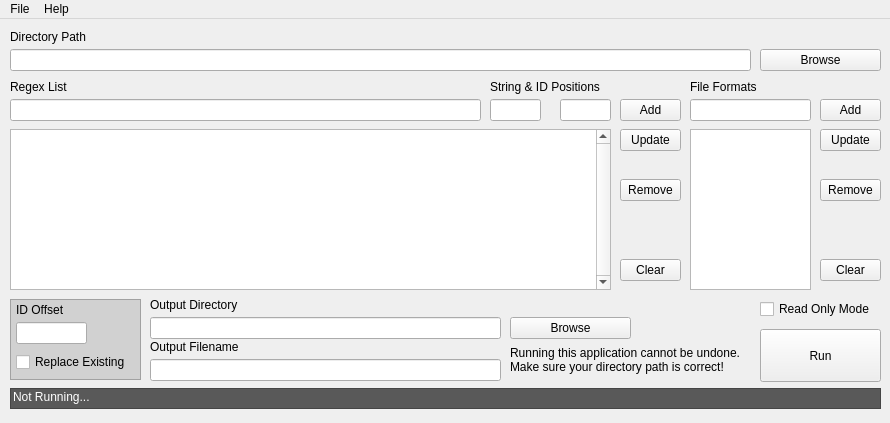
<?xml version="1.0" encoding="UTF-8"?>
<ui version="4.0">
 <class>EtakClass</class>
 <widget class="QMainWindow" name="EtakClass">
  <property name="geometry">
   <rect>
    <x>0</x>
    <y>0</y>
    <width>890</width>
    <height>423</height>
   </rect>
  </property>
  <property name="sizePolicy">
   <sizepolicy hsizetype="Preferred" vsizetype="Preferred">
    <horstretch>0</horstretch>
    <verstretch>0</verstretch>
   </sizepolicy>
  </property>
  <property name="windowTitle">
   <string>Etak</string>
  </property>
  <property name="autoFillBackground">
   <bool>false</bool>
  </property>
  <property name="styleSheet">
   <string notr="true"/>
  </property>
  <widget class="QWidget" name="centralWidget">
   <widget class="QPushButton" name="begin_button">
    <property name="geometry">
     <rect>
      <x>760</x>
      <y>310</y>
      <width>121</width>
      <height>53</height>
     </rect>
    </property>
    <property name="text">
     <string>Run</string>
    </property>
   </widget>
   <widget class="QLabel" name="terminal_output">
    <property name="geometry">
     <rect>
      <x>13</x>
      <y>370</y>
      <width>860</width>
      <height>16</height>
     </rect>
    </property>
    <property name="palette">
     <palette>
      <active>
       <colorrole role="WindowText">
        <brush brushstyle="SolidPattern">
         <color alpha="255">
          <red>255</red>
          <green>255</green>
          <blue>255</blue>
         </color>
        </brush>
       </colorrole>
       <colorrole role="Text">
        <brush brushstyle="SolidPattern">
         <color alpha="255">
          <red>255</red>
          <green>255</green>
          <blue>255</blue>
         </color>
        </brush>
       </colorrole>
       <colorrole role="ButtonText">
        <brush brushstyle="SolidPattern">
         <color alpha="255">
          <red>255</red>
          <green>255</green>
          <blue>255</blue>
         </color>
        </brush>
       </colorrole>
       <colorrole role="ToolTipText">
        <brush brushstyle="SolidPattern">
         <color alpha="255">
          <red>255</red>
          <green>255</green>
          <blue>255</blue>
         </color>
        </brush>
       </colorrole>
       <colorrole role="PlaceholderText">
        <brush brushstyle="SolidPattern">
         <color alpha="128">
          <red>255</red>
          <green>255</green>
          <blue>255</blue>
         </color>
        </brush>
       </colorrole>
      </active>
      <inactive>
       <colorrole role="WindowText">
        <brush brushstyle="SolidPattern">
         <color alpha="255">
          <red>255</red>
          <green>255</green>
          <blue>255</blue>
         </color>
        </brush>
       </colorrole>
       <colorrole role="Text">
        <brush brushstyle="SolidPattern">
         <color alpha="255">
          <red>255</red>
          <green>255</green>
          <blue>255</blue>
         </color>
        </brush>
       </colorrole>
       <colorrole role="ButtonText">
        <brush brushstyle="SolidPattern">
         <color alpha="255">
          <red>255</red>
          <green>255</green>
          <blue>255</blue>
         </color>
        </brush>
       </colorrole>
       <colorrole role="ToolTipText">
        <brush brushstyle="SolidPattern">
         <color alpha="255">
          <red>255</red>
          <green>255</green>
          <blue>255</blue>
         </color>
        </brush>
       </colorrole>
       <colorrole role="PlaceholderText">
        <brush brushstyle="SolidPattern">
         <color alpha="128">
          <red>255</red>
          <green>255</green>
          <blue>255</blue>
         </color>
        </brush>
       </colorrole>
      </inactive>
      <disabled>
       <colorrole role="WindowText">
        <brush brushstyle="SolidPattern">
         <color alpha="255">
          <red>120</red>
          <green>120</green>
          <blue>120</blue>
         </color>
        </brush>
       </colorrole>
       <colorrole role="Text">
        <brush brushstyle="SolidPattern">
         <color alpha="255">
          <red>120</red>
          <green>120</green>
          <blue>120</blue>
         </color>
        </brush>
       </colorrole>
       <colorrole role="ButtonText">
        <brush brushstyle="SolidPattern">
         <color alpha="255">
          <red>120</red>
          <green>120</green>
          <blue>120</blue>
         </color>
        </brush>
       </colorrole>
       <colorrole role="ToolTipText">
        <brush brushstyle="SolidPattern">
         <color alpha="255">
          <red>255</red>
          <green>255</green>
          <blue>255</blue>
         </color>
        </brush>
       </colorrole>
       <colorrole role="PlaceholderText">
        <brush brushstyle="SolidPattern">
         <color alpha="128">
          <red>0</red>
          <green>0</green>
          <blue>0</blue>
         </color>
        </brush>
       </colorrole>
      </disabled>
     </palette>
    </property>
    <property name="text">
     <string>Not Running...</string>
    </property>
   </widget>
   <widget class="QLineEdit" name="regex_line_edit">
    <property name="geometry">
     <rect>
      <x>10</x>
      <y>80</y>
      <width>471</width>
      <height>22</height>
     </rect>
    </property>
   </widget>
   <widget class="QLabel" name="regex_label">
    <property name="geometry">
     <rect>
      <x>10</x>
      <y>60</y>
      <width>211</width>
      <height>16</height>
     </rect>
    </property>
    <property name="text">
     <string>Regex List</string>
    </property>
   </widget>
   <widget class="QPushButton" name="regex_add_button">
    <property name="geometry">
     <rect>
      <x>620</x>
      <y>80</y>
      <width>61</width>
      <height>22</height>
     </rect>
    </property>
    <property name="text">
     <string>Add</string>
    </property>
   </widget>
   <widget class="QPushButton" name="regex_remove_button">
    <property name="geometry">
     <rect>
      <x>620</x>
      <y>160</y>
      <width>61</width>
      <height>22</height>
     </rect>
    </property>
    <property name="text">
     <string>Remove</string>
    </property>
   </widget>
   <widget class="QPushButton" name="files_remove_button">
    <property name="geometry">
     <rect>
      <x>820</x>
      <y>160</y>
      <width>61</width>
      <height>22</height>
     </rect>
    </property>
    <property name="text">
     <string>Remove</string>
    </property>
   </widget>
   <widget class="QLineEdit" name="files_line_edit">
    <property name="geometry">
     <rect>
      <x>690</x>
      <y>80</y>
      <width>121</width>
      <height>22</height>
     </rect>
    </property>
    <property name="maxLength">
     <number>7</number>
    </property>
   </widget>
   <widget class="QLabel" name="files_label">
    <property name="geometry">
     <rect>
      <x>690</x>
      <y>60</y>
      <width>121</width>
      <height>16</height>
     </rect>
    </property>
    <property name="text">
     <string>File Formats</string>
    </property>
   </widget>
   <widget class="QPushButton" name="files_add_button">
    <property name="geometry">
     <rect>
      <x>820</x>
      <y>80</y>
      <width>61</width>
      <height>22</height>
     </rect>
    </property>
    <property name="text">
     <string>Add</string>
    </property>
   </widget>
   <widget class="QLineEdit" name="directory_line_edit">
    <property name="geometry">
     <rect>
      <x>10</x>
      <y>30</y>
      <width>741</width>
      <height>22</height>
     </rect>
    </property>
   </widget>
   <widget class="QLabel" name="directory_label">
    <property name="geometry">
     <rect>
      <x>10</x>
      <y>10</y>
      <width>271</width>
      <height>16</height>
     </rect>
    </property>
    <property name="text">
     <string>Directory Path</string>
    </property>
   </widget>
   <widget class="QLabel" name="output_file_label">
    <property name="geometry">
     <rect>
      <x>150</x>
      <y>320</y>
      <width>101</width>
      <height>16</height>
     </rect>
    </property>
    <property name="text">
     <string>Output Filename</string>
    </property>
   </widget>
   <widget class="QLineEdit" name="output_file_line_edit">
    <property name="geometry">
     <rect>
      <x>150</x>
      <y>340</y>
      <width>351</width>
      <height>22</height>
     </rect>
    </property>
   </widget>
   <widget class="QLineEdit" name="offset_line_edit">
    <property name="geometry">
     <rect>
      <x>16</x>
      <y>303</y>
      <width>71</width>
      <height>22</height>
     </rect>
    </property>
   </widget>
   <widget class="QLabel" name="offset_label">
    <property name="geometry">
     <rect>
      <x>16</x>
      <y>283</y>
      <width>71</width>
      <height>16</height>
     </rect>
    </property>
    <property name="text">
     <string>ID Offset</string>
    </property>
   </widget>
   <widget class="QCheckBox" name="replace_checkbox">
    <property name="geometry">
     <rect>
      <x>16</x>
      <y>333</y>
      <width>121</width>
      <height>20</height>
     </rect>
    </property>
    <property name="text">
     <string>Replace Existing</string>
    </property>
   </widget>
   <widget class="QFrame" name="frame">
    <property name="geometry">
     <rect>
      <x>10</x>
      <y>280</y>
      <width>131</width>
      <height>81</height>
     </rect>
    </property>
    <property name="palette">
     <palette>
      <active>
       <colorrole role="Base">
        <brush brushstyle="SolidPattern">
         <color alpha="255">
          <red>255</red>
          <green>255</green>
          <blue>255</blue>
         </color>
        </brush>
       </colorrole>
       <colorrole role="Window">
        <brush brushstyle="SolidPattern">
         <color alpha="255">
          <red>209</red>
          <green>209</green>
          <blue>209</blue>
         </color>
        </brush>
       </colorrole>
      </active>
      <inactive>
       <colorrole role="Base">
        <brush brushstyle="SolidPattern">
         <color alpha="255">
          <red>255</red>
          <green>255</green>
          <blue>255</blue>
         </color>
        </brush>
       </colorrole>
       <colorrole role="Window">
        <brush brushstyle="SolidPattern">
         <color alpha="255">
          <red>209</red>
          <green>209</green>
          <blue>209</blue>
         </color>
        </brush>
       </colorrole>
      </inactive>
      <disabled>
       <colorrole role="Base">
        <brush brushstyle="SolidPattern">
         <color alpha="255">
          <red>209</red>
          <green>209</green>
          <blue>209</blue>
         </color>
        </brush>
       </colorrole>
       <colorrole role="Window">
        <brush brushstyle="SolidPattern">
         <color alpha="255">
          <red>209</red>
          <green>209</green>
          <blue>209</blue>
         </color>
        </brush>
       </colorrole>
      </disabled>
     </palette>
    </property>
    <property name="autoFillBackground">
     <bool>true</bool>
    </property>
    <property name="frameShape">
     <enum>QFrame::StyledPanel</enum>
    </property>
    <property name="frameShadow">
     <enum>QFrame::Plain</enum>
    </property>
    <property name="lineWidth">
     <number>3</number>
    </property>
   </widget>
   <widget class="QFrame" name="frame_2">
    <property name="geometry">
     <rect>
      <x>10</x>
      <y>369</y>
      <width>871</width>
      <height>21</height>
     </rect>
    </property>
    <property name="palette">
     <palette>
      <active>
       <colorrole role="Base">
        <brush brushstyle="SolidPattern">
         <color alpha="255">
          <red>255</red>
          <green>255</green>
          <blue>255</blue>
         </color>
        </brush>
       </colorrole>
       <colorrole role="Window">
        <brush brushstyle="SolidPattern">
         <color alpha="255">
          <red>89</red>
          <green>89</green>
          <blue>89</blue>
         </color>
        </brush>
       </colorrole>
      </active>
      <inactive>
       <colorrole role="Base">
        <brush brushstyle="SolidPattern">
         <color alpha="255">
          <red>255</red>
          <green>255</green>
          <blue>255</blue>
         </color>
        </brush>
       </colorrole>
       <colorrole role="Window">
        <brush brushstyle="SolidPattern">
         <color alpha="255">
          <red>89</red>
          <green>89</green>
          <blue>89</blue>
         </color>
        </brush>
       </colorrole>
      </inactive>
      <disabled>
       <colorrole role="Base">
        <brush brushstyle="SolidPattern">
         <color alpha="255">
          <red>89</red>
          <green>89</green>
          <blue>89</blue>
         </color>
        </brush>
       </colorrole>
       <colorrole role="Window">
        <brush brushstyle="SolidPattern">
         <color alpha="255">
          <red>89</red>
          <green>89</green>
          <blue>89</blue>
         </color>
        </brush>
       </colorrole>
      </disabled>
     </palette>
    </property>
    <property name="autoFillBackground">
     <bool>true</bool>
    </property>
    <property name="frameShape">
     <enum>QFrame::StyledPanel</enum>
    </property>
    <property name="frameShadow">
     <enum>QFrame::Plain</enum>
    </property>
    <property name="lineWidth">
     <number>3</number>
    </property>
   </widget>
   <widget class="QLineEdit" name="position_string_line_edit">
    <property name="geometry">
     <rect>
      <x>490</x>
      <y>80</y>
      <width>51</width>
      <height>22</height>
     </rect>
    </property>
   </widget>
   <widget class="QLabel" name="position_label">
    <property name="geometry">
     <rect>
      <x>490</x>
      <y>60</y>
      <width>121</width>
      <height>16</height>
     </rect>
    </property>
    <property name="text">
     <string>String &amp; ID Positions</string>
    </property>
   </widget>
   <widget class="QLabel" name="warning_label">
    <property name="geometry">
     <rect>
      <x>510</x>
      <y>320</y>
      <width>251</width>
      <height>41</height>
     </rect>
    </property>
    <property name="text">
     <string>Running this application cannot be undone.
Make sure your directory path is correct!</string>
    </property>
   </widget>
   <widget class="QListWidget" name="files_list_widget">
    <property name="geometry">
     <rect>
      <x>690</x>
      <y>110</y>
      <width>121</width>
      <height>161</height>
     </rect>
    </property>
   </widget>
   <widget class="QTableWidget" name="regex_table_widget">
    <property name="geometry">
     <rect>
      <x>10</x>
      <y>110</y>
      <width>601</width>
      <height>161</height>
     </rect>
    </property>
    <property name="verticalScrollBarPolicy">
     <enum>Qt::ScrollBarAlwaysOn</enum>
    </property>
    <property name="horizontalScrollBarPolicy">
     <enum>Qt::ScrollBarAlwaysOff</enum>
    </property>
    <property name="autoScroll">
     <bool>false</bool>
    </property>
    <property name="columnCount">
     <number>4</number>
    </property>
    <attribute name="horizontalHeaderVisible">
     <bool>false</bool>
    </attribute>
    <attribute name="horizontalHeaderMinimumSectionSize">
     <number>15</number>
    </attribute>
    <attribute name="horizontalHeaderDefaultSectionSize">
     <number>298</number>
    </attribute>
    <attribute name="verticalHeaderVisible">
     <bool>false</bool>
    </attribute>
    <attribute name="verticalHeaderMinimumSectionSize">
     <number>22</number>
    </attribute>
    <attribute name="verticalHeaderDefaultSectionSize">
     <number>22</number>
    </attribute>
    <column/>
    <column/>
    <column/>
    <column/>
   </widget>
   <widget class="QLineEdit" name="position_id_line_edit">
    <property name="geometry">
     <rect>
      <x>560</x>
      <y>80</y>
      <width>51</width>
      <height>22</height>
     </rect>
    </property>
   </widget>
   <widget class="QPushButton" name="regex_update_button">
    <property name="geometry">
     <rect>
      <x>620</x>
      <y>110</y>
      <width>61</width>
      <height>22</height>
     </rect>
    </property>
    <property name="text">
     <string>Update</string>
    </property>
   </widget>
   <widget class="QPushButton" name="files_update_button">
    <property name="geometry">
     <rect>
      <x>820</x>
      <y>110</y>
      <width>61</width>
      <height>22</height>
     </rect>
    </property>
    <property name="text">
     <string>Update</string>
    </property>
   </widget>
   <widget class="QLineEdit" name="output_directory_line_edit">
    <property name="geometry">
     <rect>
      <x>150</x>
      <y>298</y>
      <width>351</width>
      <height>22</height>
     </rect>
    </property>
   </widget>
   <widget class="QLabel" name="output_directory_label">
    <property name="geometry">
     <rect>
      <x>150</x>
      <y>278</y>
      <width>101</width>
      <height>16</height>
     </rect>
    </property>
    <property name="text">
     <string>Output Directory</string>
    </property>
   </widget>
   <widget class="QCheckBox" name="read_only_checkbox">
    <property name="geometry">
     <rect>
      <x>760</x>
      <y>280</y>
      <width>121</width>
      <height>20</height>
     </rect>
    </property>
    <property name="text">
     <string>Read Only Mode</string>
    </property>
   </widget>
   <widget class="QPushButton" name="directory_browse_button">
    <property name="geometry">
     <rect>
      <x>760</x>
      <y>30</y>
      <width>121</width>
      <height>22</height>
     </rect>
    </property>
    <property name="text">
     <string>Browse</string>
    </property>
   </widget>
   <widget class="QPushButton" name="output_directory_browse_button">
    <property name="geometry">
     <rect>
      <x>510</x>
      <y>298</y>
      <width>121</width>
      <height>22</height>
     </rect>
    </property>
    <property name="text">
     <string>Browse</string>
    </property>
   </widget>
   <widget class="QPushButton" name="regex_clear_button">
    <property name="geometry">
     <rect>
      <x>620</x>
      <y>240</y>
      <width>61</width>
      <height>22</height>
     </rect>
    </property>
    <property name="text">
     <string>Clear</string>
    </property>
   </widget>
   <widget class="QPushButton" name="files_clear_button">
    <property name="geometry">
     <rect>
      <x>820</x>
      <y>240</y>
      <width>61</width>
      <height>22</height>
     </rect>
    </property>
    <property name="text">
     <string>Clear</string>
    </property>
   </widget>
   <zorder>frame_2</zorder>
   <zorder>frame</zorder>
   <zorder>begin_button</zorder>
   <zorder>terminal_output</zorder>
   <zorder>regex_line_edit</zorder>
   <zorder>regex_label</zorder>
   <zorder>regex_add_button</zorder>
   <zorder>regex_remove_button</zorder>
   <zorder>files_remove_button</zorder>
   <zorder>files_line_edit</zorder>
   <zorder>files_label</zorder>
   <zorder>files_add_button</zorder>
   <zorder>directory_line_edit</zorder>
   <zorder>directory_label</zorder>
   <zorder>output_file_label</zorder>
   <zorder>output_file_line_edit</zorder>
   <zorder>offset_line_edit</zorder>
   <zorder>offset_label</zorder>
   <zorder>replace_checkbox</zorder>
   <zorder>position_string_line_edit</zorder>
   <zorder>position_label</zorder>
   <zorder>warning_label</zorder>
   <zorder>files_list_widget</zorder>
   <zorder>regex_table_widget</zorder>
   <zorder>position_id_line_edit</zorder>
   <zorder>regex_update_button</zorder>
   <zorder>files_update_button</zorder>
   <zorder>output_directory_line_edit</zorder>
   <zorder>output_directory_label</zorder>
   <zorder>read_only_checkbox</zorder>
   <zorder>directory_browse_button</zorder>
   <zorder>output_directory_browse_button</zorder>
   <zorder>regex_clear_button</zorder>
   <zorder>files_clear_button</zorder>
  </widget>
  <widget class="QMenuBar" name="menuBar">
   <property name="geometry">
    <rect>
     <x>0</x>
     <y>0</y>
     <width>890</width>
     <height>26</height>
    </rect>
   </property>
   <widget class="QMenu" name="menuFile">
    <property name="title">
     <string>File</string>
    </property>
    <addaction name="actionPreferences"/>
    <addaction name="actionPreload_Pairs"/>
    <addaction name="actionIgnore_Files"/>
    <addaction name="actionIgnore_Ids"/>
    <addaction name="separator"/>
    <addaction name="actionSave_Settings"/>
    <addaction name="actionExit"/>
   </widget>
   <widget class="QMenu" name="menuAbout">
    <property name="title">
     <string>Help</string>
    </property>
    <addaction name="actionAbout"/>
    <addaction name="separator"/>
    <addaction name="actionCreated_by_Mike_MjnMixael_Nelson"/>
   </widget>
   <addaction name="menuFile"/>
   <addaction name="menuAbout"/>
  </widget>
  <action name="actionExit">
   <property name="text">
    <string>Exit</string>
   </property>
  </action>
  <action name="actionSave_Settings">
   <property name="text">
    <string>Save Settings</string>
   </property>
  </action>
  <action name="actionHelp">
   <property name="text">
    <string>Help</string>
   </property>
  </action>
  <action name="actionAbout">
   <property name="text">
    <string>Open ReadMe In Browser</string>
   </property>
  </action>
  <action name="actionCreated_by_Mike_MjnMixael_Nelson">
   <property name="enabled">
    <bool>false</bool>
   </property>
   <property name="text">
    <string>Created by Mike &quot;MjnMixael&quot; Nelson</string>
   </property>
  </action>
  <action name="actionPreferences">
   <property name="text">
    <string>Preferences</string>
   </property>
  </action>
  <action name="actionIgnore_Files">
   <property name="text">
    <string>Ignore Files</string>
   </property>
  </action>
  <action name="actionIgnore_Ids">
   <property name="text">
    <string>Ignore Ids</string>
   </property>
  </action>
  <action name="actionPreload_Pairs">
   <property name="text">
    <string>Preload Pairs</string>
   </property>
  </action>
 </widget>
 <layoutdefault spacing="6" margin="11"/>
 <resources>
  <include location="Etak.qrc"/>
 </resources>
 <connections>
  <connection>
   <sender>actionExit</sender>
   <signal>triggered()</signal>
   <receiver>EtakClass</receiver>
   <slot>close()</slot>
   <hints>
    <hint type="sourcelabel">
     <x>-1</x>
     <y>-1</y>
    </hint>
    <hint type="destinationlabel">
     <x>433</x>
     <y>248</y>
    </hint>
   </hints>
  </connection>
  <connection>
   <sender>actionSave_Settings</sender>
   <signal>triggered()</signal>
   <receiver>EtakClass</receiver>
   <slot>ui_save_settings()</slot>
   <hints>
    <hint type="sourcelabel">
     <x>-1</x>
     <y>-1</y>
    </hint>
    <hint type="destinationlabel">
     <x>444</x>
     <y>230</y>
    </hint>
   </hints>
  </connection>
  <connection>
   <sender>actionAbout</sender>
   <signal>triggered()</signal>
   <receiver>EtakClass</receiver>
   <slot>ui_open_documentation()</slot>
   <hints>
    <hint type="sourcelabel">
     <x>-1</x>
     <y>-1</y>
    </hint>
    <hint type="destinationlabel">
     <x>444</x>
     <y>230</y>
    </hint>
   </hints>
  </connection>
  <connection>
   <sender>actionPreferences</sender>
   <signal>triggered()</signal>
   <receiver>EtakClass</receiver>
   <slot>ui_open_preferences()</slot>
   <hints>
    <hint type="sourcelabel">
     <x>-1</x>
     <y>-1</y>
    </hint>
    <hint type="destinationlabel">
     <x>444</x>
     <y>211</y>
    </hint>
   </hints>
  </connection>
  <connection>
   <sender>actionIgnore_Files</sender>
   <signal>triggered()</signal>
   <receiver>EtakClass</receiver>
   <slot>ui_open_ignore_files()</slot>
   <hints>
    <hint type="sourcelabel">
     <x>-1</x>
     <y>-1</y>
    </hint>
    <hint type="destinationlabel">
     <x>444</x>
     <y>211</y>
    </hint>
   </hints>
  </connection>
  <connection>
   <sender>actionIgnore_Ids</sender>
   <signal>triggered()</signal>
   <receiver>EtakClass</receiver>
   <slot>ui_open_ignore_ids()</slot>
   <hints>
    <hint type="sourcelabel">
     <x>-1</x>
     <y>-1</y>
    </hint>
    <hint type="destinationlabel">
     <x>444</x>
     <y>211</y>
    </hint>
   </hints>
  </connection>
  <connection>
   <sender>actionPreload_Pairs</sender>
   <signal>triggered()</signal>
   <receiver>EtakClass</receiver>
   <slot>ui_open_preload_pairs()</slot>
   <hints>
    <hint type="sourcelabel">
     <x>-1</x>
     <y>-1</y>
    </hint>
    <hint type="destinationlabel">
     <x>444</x>
     <y>211</y>
    </hint>
   </hints>
  </connection>
 </connections>
 <slots>
  <slot>ui_save_settings()</slot>
  <slot>ui_open_documentation()</slot>
  <slot>ui_open_preferences()</slot>
  <slot>ui_open_ignore_files()</slot>
  <slot>ui_open_ignore_ids()</slot>
  <slot>ui_open_preload_pairs()</slot>
 </slots>
</ui>
